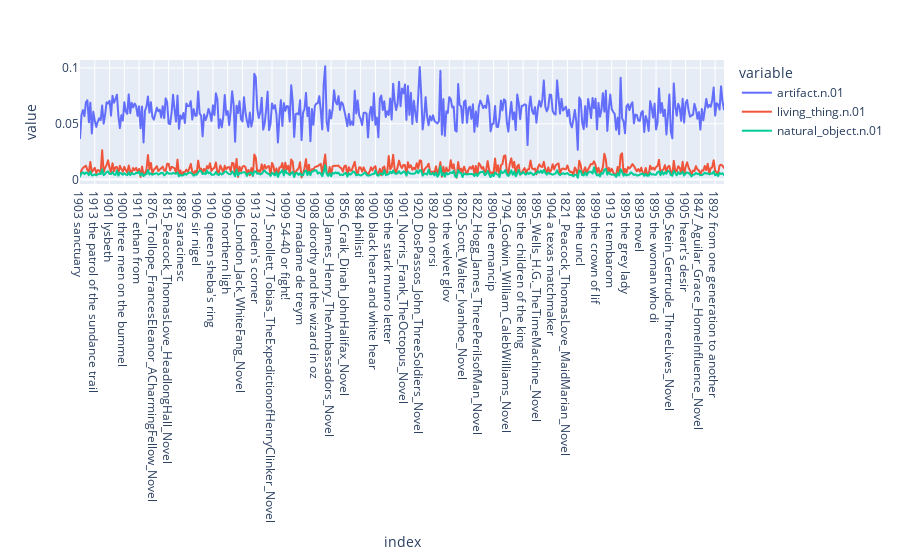

Notebook cell for this chart:
### Code cell
px.line(subset, height=800)

### Figure 1 — Plotly figure (JSON) as saved in the notebook; plotly's stock layout.template omitted (floating-point values rounded to 4 significant figures; data arrays with more than 128 entries replaced by an {"elided": "..."} marker saying what was removed)
{"data": [{"hovertemplate": "variable=artifact.n.01<br>index=%{x}<br>value=%{y}<extra></extra>", "legendgroup": "artifact.n.01", "line": {"color": "#636efa", "dash": "solid"}, "marker": {"symbol": "circle"}, "mode": "lines", "name": "artifact.n.01", "showlegend": true, "type": "scattergl", "x": {"elided": "437 str values"}, "xaxis": "x", "y": {"elided": "437 float values"}, "yaxis": "y"}, {"hovertemplate": "variable=living_thing.n.01<br>index=%{x}<br>value=%{y}<extra></extra>", "legendgroup": "living_thing.n.01", "line": {"color": "#EF553B", "dash": "solid"}, "marker": {"symbol": "circle"}, "mode": "lines", "name": "living_thing.n.01", "showlegend": true, "type": "scattergl", "x": {"elided": "437 str values"}, "xaxis": "x", "y": {"elided": "437 float values"}, "yaxis": "y"}, {"hovertemplate": "variable=natural_object.n.01<br>index=%{x}<br>value=%{y}<extra></extra>", "legendgroup": "natural_object.n.01", "line": {"color": "#00cc96", "dash": "solid"}, "marker": {"symbol": "circle"}, "mode": "lines", "name": "natural_object.n.01", "showlegend": true, "type": "scattergl", "x": {"elided": "437 str values"}, "xaxis": "x", "y": {"elided": "437 float values"}, "yaxis": "y"}], "layout": {"autosize": true, "legend": {"title": {"text": "variable"}, "tracegroupgap": 0}, "margin": {"t": 60}, "xaxis": {"anchor": "y", "autorange": true, "domain": [0, 1], "range": [0, 436], "title": {"text": "index"}, "type": "category"}, "yaxis": {"anchor": "x", "autorange": true, "domain": [0, 1], "range": [-0.003951, 0.1071], "title": {"text": "value"}, "type": "linear"}}}
